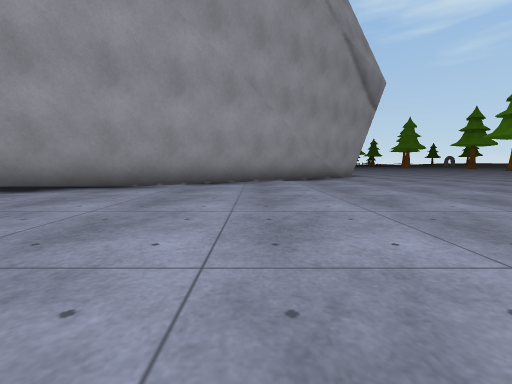
view 1 (above)

14 first-person views from a walk through a scene from a Unity 3-D project. The camera is 0.46 m above the floor, tilts 6° down and sees 90° across. The floor is counted in squares, 1 m on a side. Each view is taken from the middle of a square. On the plan, view 1 faces up. The plan holds only what a view shows up to about 9 squares ahead; the rest is blank. The place goes on beyond the plan. The player is left out. Some animated figures are left out. Surface patterns are stand-ins for the level's own textures.

view 2
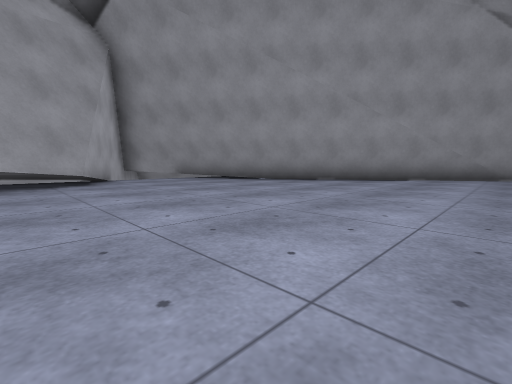

view 3
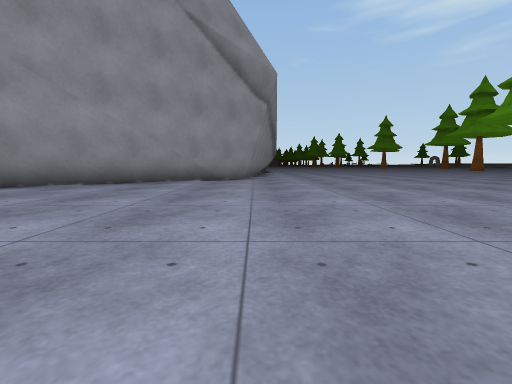

view 4
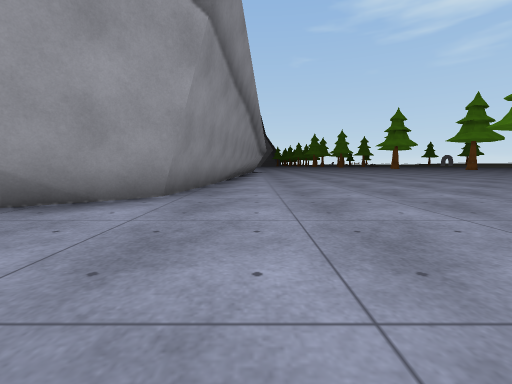

view 5
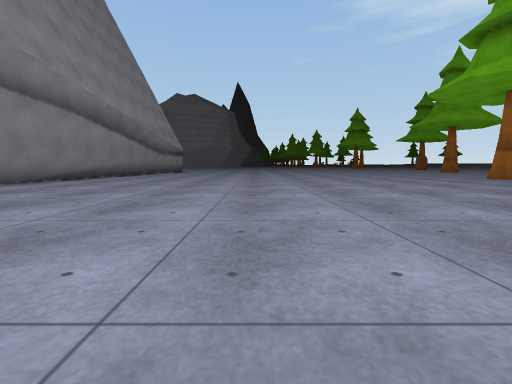

view 6
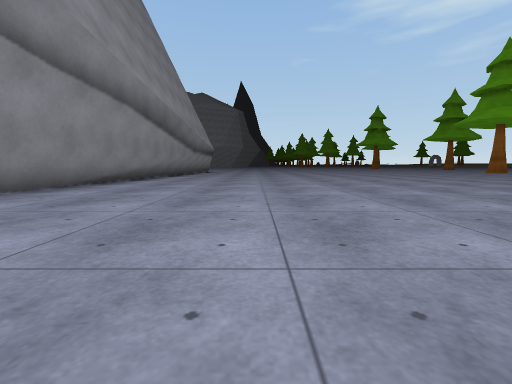

view 7
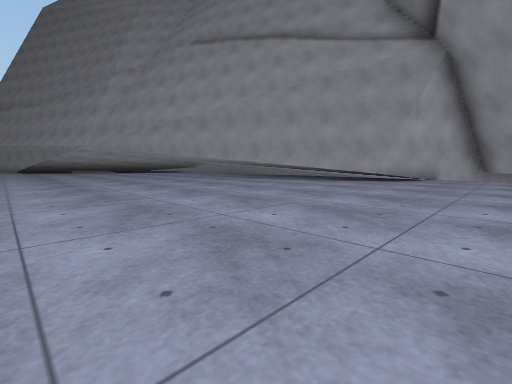

view 8
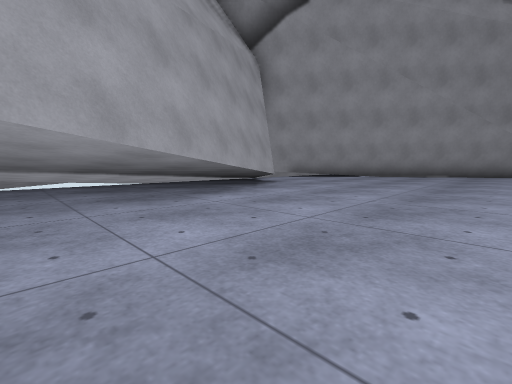

view 9
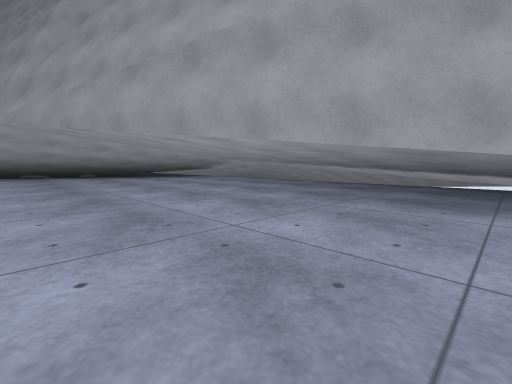

view 10
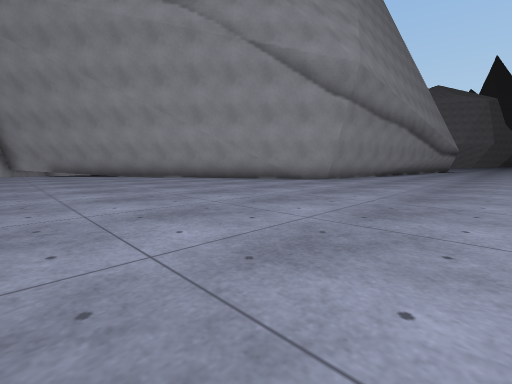

view 11
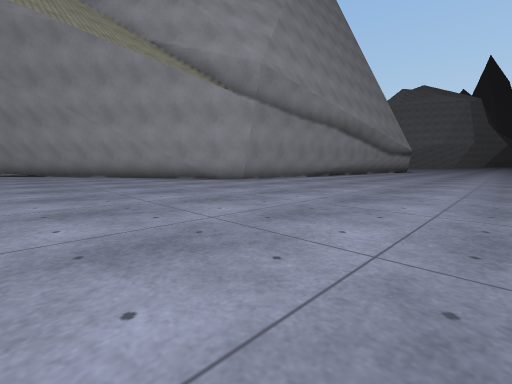

view 12
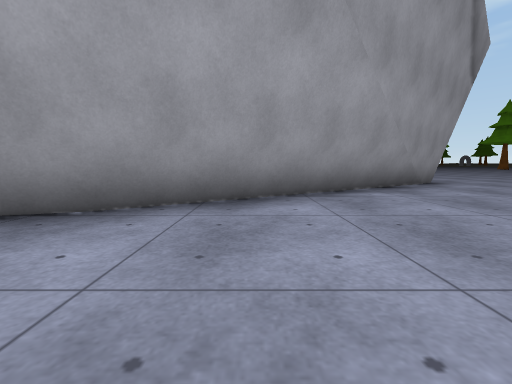

view 13
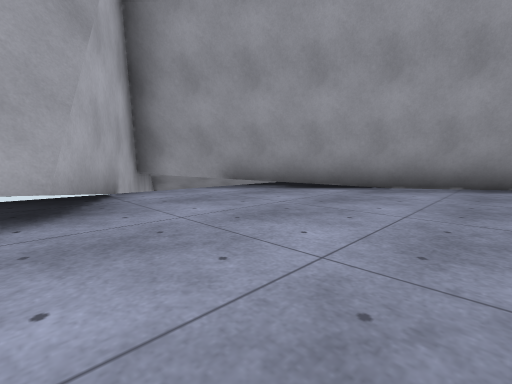

view 14
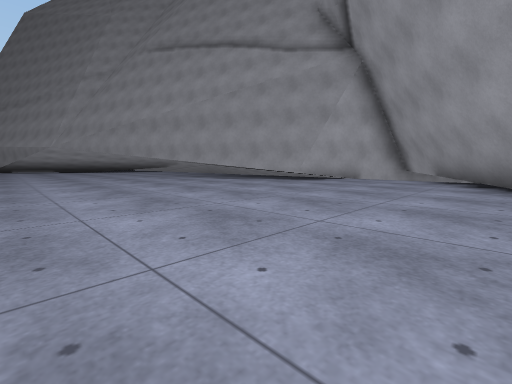

### Floor plan
Key: @ floor where view 1 was taken; # wall or solid block; . floor.
Columns run from 8 left of view 1 to 16 right of it. Each row starts with its distance up from view 1.
 14             #............
 13             #............
 12             #............
 11             #...........
 10            ##..........
  9           ##..........
  8         ###..........
  7        ##...........
  6      ###............
  5     ##.............
  4   ###..............
  3 ###..............
  2 ###..............
  1   ##..........
  0    ##...@....
 -1    ###.......
 -2   ####.......
 -3   #####......
 -4  ######......
 -5  ####  ......
 -6 ####  .......
 -7  ##  ........
 -8   #  ........
 -9     ...... ..
-10     ......
-11     ......
-12        ...
-13        # .
-14        ###
-15         ##

Where each view was taken, in squares from view 1:
view 1: 0 up, 0 right, facing up
view 2: 1 down, 3 right, facing up-left
view 3: 1 up, 4 right, facing up
view 4: 6 up, 5 right, facing up
view 5: 6 up, 10 right, facing up
view 6: 7 up, 8 right, facing up
view 7: 3 up, 4 right, facing down-left
view 8: 5 down, 1 right, facing up-left
view 9: 3 down, 1 right, facing down-left
view 10: 2 up, 8 right, facing up-left
view 11: 4 up, 10 right, facing up-left
view 12: 3 up, 1 left, facing up
view 13: 0 up, 1 left, facing up-left
view 14: 5 up, 3 right, facing down-left
